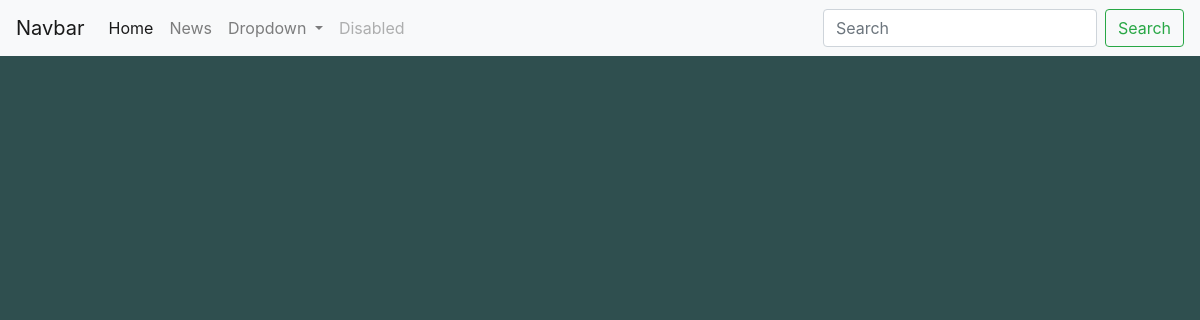
The app's page /news, older data.
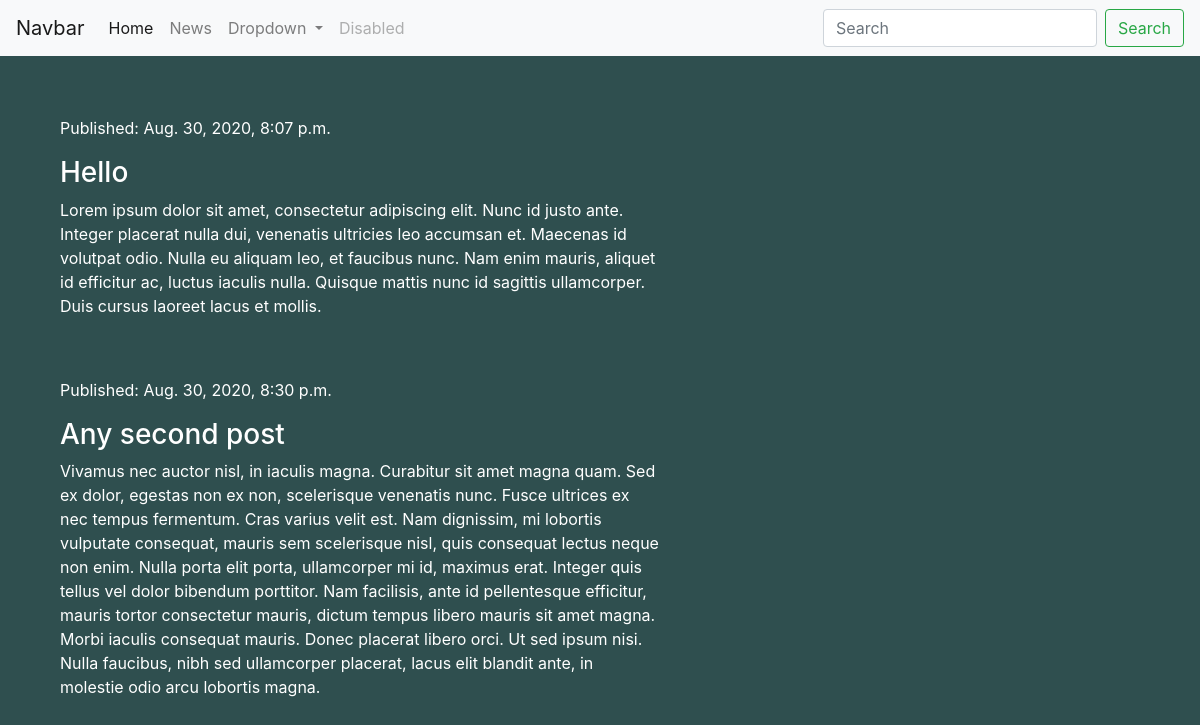
The same page, newer data.
### news/models.py (models this page shows, shortened)
class Post(models.Model):
    title = models.CharField(max_length=200)
    text = models.TextField()
    created_date = models.DateTimeField(default=timezone.now)
    published_date = models.DateTimeField(blank=True, null="True")

### news/views.py (the view)
# urls.py: path('news', include('news.urls')),
def news(request):
    posts = Post.objects.filter(published_date__lte=timezone.now()).order_by('published_date')
    return render(request, 'news/news.html', {'posts': posts})

### mainsite/templates/news/news.html
{% extends '../global/wrapper.html' %}
{% block content %}
    <div class="posts" style="color: white">
    {% for post in posts %}
        <div class="pos" style="text-align: left; max-width: 50%; margin: 5%">
        <p>Published: {{ post.published_date }}</p>
        <h3>{{ post.title }}</h3>
        <p>{{ post.text|linebreaksbr }}</p>
        </div>
    {% endfor %}
    </div>
{% endblock %}

### mainsite/templates/global/wrapper.html (shortened to what this page needs)
<head>
<link rel="stylesheet" href="https://stackpath.bootstrapcdn.com/bootstrap/4.5.2/css/bootstrap.min.css">
</head>
<body style="background-color: rgba(47,79,79, 1);">
<nav class="navbar navbar-expand-lg navbar-light bg-light">
  <a class="navbar-brand" href="#">Navbar</a>
  <div class="collapse navbar-collapse" id="navbarSupportedContent">
    <ul class="navbar-nav mr-auto">
      <li class="nav-item active">
        <a class="nav-link" href={% url "index" %}>Home <span class="sr-only">(current)</span></a>
      </li>
      <li class="nav-item">
        <a class="nav-link" href={% url "news" %}>News</a>
      </li>
      <li class="nav-item dropdown">
        <a class="nav-link dropdown-toggle" href="#" id="navbarDropdown" role="button" data-toggle="dropdown" aria-haspopup="true" aria-expanded="false">
          Dropdown
        </a>
      </li>
      <li class="nav-item">
        <a class="nav-link disabled" href="#" tabindex="-1" aria-disabled="true">Disabled</a>
      </li>
    </ul>
    <form class="form-inline my-2 my-lg-0">
      <input class="form-control mr-sm-2" type="search" placeholder="Search" aria-label="Search">
      <button class="btn btn-outline-success my-2 my-sm-0" type="submit">Search</button>
    </form>
  </div>
</nav>
<div class="maincontent" style="text-align: center">
    {% block content %}
    {% endblock %}
</div>
</body>

Row changes from the older to the newer data that the page shows:
added Post: published_date "Aug. 30, 2020, 8:07 p.m.", title "Hello", text "Lorem ipsum dolor sit amet, consectetur adipiscing elit. Nunc id justo ante. Integer placerat nulla dui, venenatis ultricies leo accumsan et. Maecenas id volutpat odio. Nulla eu aliquam leo, et faucibus nunc. Nam enim mauris, aliquet id efficitur ac, luctus iaculis nulla. Quisque mattis nunc id sagittis ullamcorper. Duis cursus laoreet lacus et mollis."
added Post: published_date "Aug. 30, 2020, 8:30 p.m.", title "Any second post", text "Vivamus nec auctor nisl, in iaculis magna. Curabitur sit amet magna quam. Sed ex dolor, egestas non ex non, scelerisque venenatis nunc. Fusce ultrices ex nec tempus fermentum. Cras varius velit est. Nam dignissim, mi lobortis vulputate consequat, mauris sem scelerisque nisl, quis consequat lectus neque non enim. Nulla porta elit porta, ullamcorper mi id, maximus erat. Integer quis tellus vel dolor bibendum porttitor. Nam facilisis, ante id pellentesque efficitur, mauris tortor consectetur mauris, dictum tempus libero mauris sit amet magna. Morbi iaculis consequat mauris. Donec placerat libero orci. Ut sed ipsum nisi. Nulla faucibus, nibh sed ullamcorper placerat, lacus elit blandit ante, in…"
